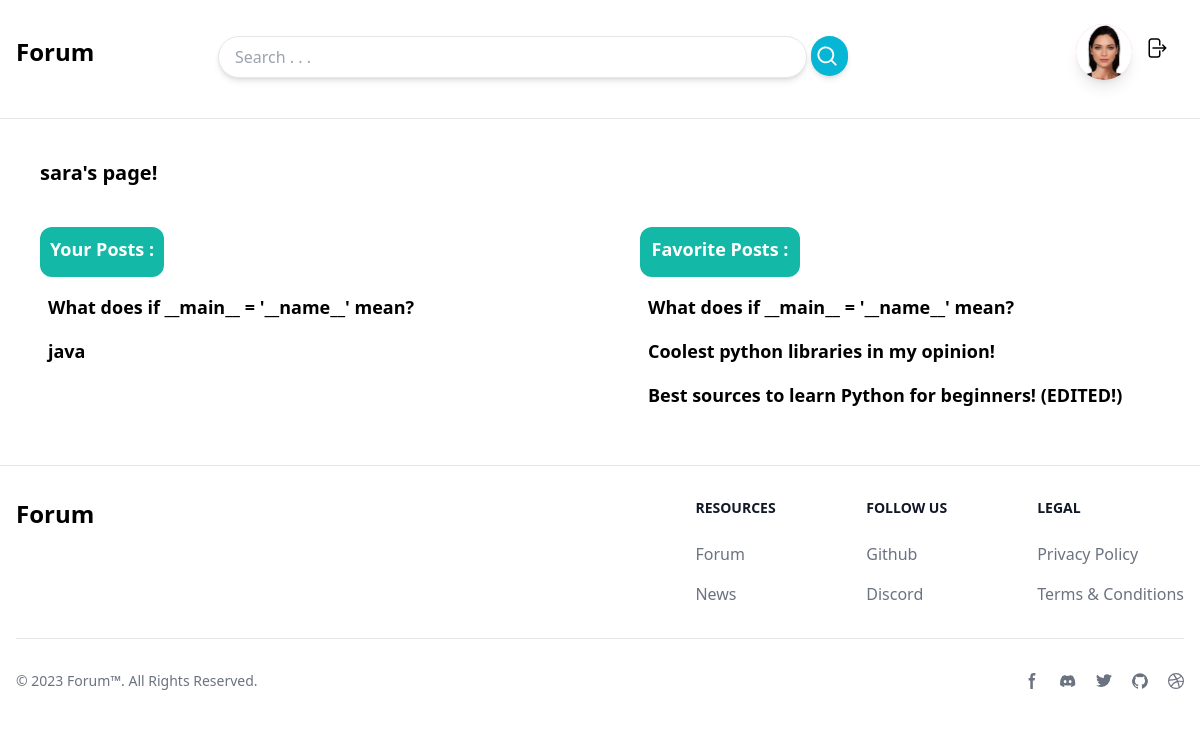
The page /dashboard/1 (signed in) on the database its author committed.
### core_app/models.py (models this page shows, shortened)
class UserProfile(models.Model):
        user = models.OneToOneField(User, blank=True, null=True,on_delete=models.CASCADE)
        biography = models.TextField(null=True, blank=True)
        avatar = models.ImageField(upload_to='user_images', null=True, blank=True)
        saved_posts = models.ManyToManyField(Post, blank=True)

### discussion_app/models.py (models this page shows, shortened)
class Post(models.Model):
    category = models.ForeignKey(Category, on_delete=models.CASCADE, related_name='post_category')
    author = models.ForeignKey(User, on_delete=models.CASCADE, related_name='post_author')
    likes = models.ManyToManyField(User, related_name='post_likes', blank=True)
    title = models.CharField(max_length=300)
    views = models.IntegerField(default=0)
    content = models.TextField(max_length=1000)
    last_modified_date = models.DateTimeField(auto_now=True)
    creation_date = models.DateTimeField(auto_now_add=True)
    is_closed = models.BooleanField(default=False)

### dashboard_app/views.py (the view)
# urls.py: path('<int:id>', views.dashboard_detail, name='dashboard')
@login_required
def dashboard_detail(request, id):
    posts = models.Post.objects.all().filter(author=request.user)
    saved_posts = request.user.userprofile.saved_posts.all()
    context = {
        'posts':posts,
        'saved_posts':saved_posts
    }
    return render(request, 'dashboard_app/dashboard.html', context)

### dashboard_app/templates/dashboard_app/dashboard.html (shortened to what this page needs)
{% extends 'core_app/base.html' %}
{% block content %}
<h1 class="p-10 text-xl font-semibold">{{request.user}}'s page!</h1>
<div class="flex">
    <div class="w-1/2">
        <h1 class="mx-10 p-2 text-lg font-bold bg-teal-500 h-[50px] w-[124px] text-center rounded-xl text-white">Your Posts  :</h1>
    {% for post in posts %}
    <a href="{% url 'discussion_app:post_detail' post.id %}">
        <h1 class="mx-12 my-4 hover:text-blue-500 text-lg font-semibold">{{post.title}}</h1>
    </a>
    {% endfor %}
    </div>
    <div class="w-1/2">
        <h1 class="mx-10 p-2 text-lg font-bold bg-teal-500 h-[50px] w-[160px] text-center rounded-xl text-white">Favorite Posts  :</h1>
        {% for post in saved_posts %}
            <a href="{% url 'discussion_app:post_detail' post.id %}">
                <h1 class="mx-12 my-4 hover:text-blue-500 text-lg font-semibold">{{post.title}}</h1>
            </a>
        {% endfor %}
    </div>
</div>
{% endblock %}

### core_app/templates/core_app/base.html (shortened to what this page needs)
<html lang="en">
<head>
    <script src="https://cdn.tailwindcss.com"></script>
</head>
<body>
    <nav class="grid grid-cols-10 my-4 bg-white">
        <div class="col-span-1 px-4 py-2">
            <a href="/">
            <h2 class="font-semibold mt-3 text-2xl ">Forum</h2>
            </a>
        </div>
        <div class="col-span-7 ml-28 my-2">
            <form action="{% url 'discussion_app:search_posts' %}" method="get">
                <div class="flex justify-center space-x-1">
                <input type="text" name="search" value="{{search_query}}" placeholder="Search . . ." class="mt-3 shadow-md px-4 w-full border rounded-full py-2 font-medium">
                <button class="bg-cyan-500 mt-3 hover:bg-cyan-400 text-white rounded-full w-10 h-10 text-md shadow-md items-center">
                    <svg xmlns="http://www.w3.org/2000/svg" viewBox="0 0 20 20" fill="currentColor" class="w-7 h-7 pl-1 ">
                        <path fill-rule="evenodd" d="M9 3.5a5.5 5.5 0 100 11 5.5 5.5 0 000-11zM2 9a7 7 0 1112.452 4.391l3.328 3.329a.75.75 0 11-1.06 1.06l-3.329-3.328A7 7 0 012 9z" clip-rule="evenodd" />
                    </svg>
                </button>
                </div>
            </form>
        </div>
        {% if user.is_authenticated %}
        <div class="col-end-12 px-4 py-2 space-x-3">
            <div class=" flex justify-center gap-3">
                <div class="relative">
                <a href="{% url 'dashboard_app:dashboard' user.id %}" class="block h-14 w-14 focus:border-gray-200 focus:border-2 overflow-hidden focus:outline-none rounded-full shadow-lg text-center">
                    <img src="{{ user.userprofile.avatar.url }}"  alt="{{user.username.0}}" class="object-cover w-full h-full text-start font-semibold bg-pink-300 text-xl">
                </a>
                </div>
                    <a href="{% url 'core_app:logout' %}" class="font-semibold mt-3 text-lg h-10 w-10">
                        </a>
        </div>
        {% endif %}
    </nav>
    <hr>
    {% block content %}
    {% endblock %}
<footer class="bg-white ">
    <div class="mx-auto w-full max-w-screen-xl p-4 py-6 lg:py-8">
        <div class="md:flex md:justify-between">
          <div class="mb-6 md:mb-0">
              <a href="/" class="flex items-center">
                  <span class="self-center text-2xl font-semibold whitespace-nowrap dark:text-white">Forum</span>
              </a>
          </div>
          <div class="grid grid-cols-2 gap-8 sm:gap-6 sm:grid-cols-3">
              <div>
                  <h2 class="mb-6 text-sm font-semibold text-gray-900 uppercase dark:text-white">Resources</h2>
                  <ul class="text-gray-500 dark:text-gray-400 font-medium">
                      <li class="mb-4">
                          <a href="#" class="hover:underline">Forum</a>
                      </li>
                      <li>
                          <a href="#" class="hover:underline">News</a>
                      </li>
                  </ul>
              </div>
              <div>
                  <h2 class="mb-6 text-sm font-semibold text-gray-900 uppercase dark:text-white">Follow us</h2>
                  <ul class="text-gray-500 dark:text-gray-400 font-medium">
                      <li class="mb-4">
                          <a href="#" class="hover:underline ">Github</a>
                      </li>
                      <li>
                          <a href="#" class="hover:underline">Discord</a>
                      </li>
                  </ul>
              </div>
              <div>
                  <h2 class="mb-6 text-sm font-semibold text-gray-900 uppercase dark:text-white">Legal</h2>
                  <ul class="text-gray-500 dark:text-gray-400 font-medium">
                      <li class="mb-4">
                          <a href="#" class="hover:underline">Privacy Policy</a>
                      </li>
                      <li>
                          <a href="#" class="hover:underline">Terms &amp; Conditions</a>
                      </li>
                  </ul>
              </div>
          </div>
      </div>
      <hr class="my-6 border-gray-200 sm:mx-auto dark:border-gray-700 lg:my-8" />
      <div class="sm:flex sm:items-center sm:justify-between">
          <span class="text-sm text-gray-500 sm:text-center dark:text-gray-400">© 2023 <a href="/" class="hover:underline">Forum™</a>. All Rights Reserved.
          </span>
          <div class="flex mt-4 space-x-5 sm:justify-center sm:mt-0">
              <a href="#" class="text-gray-500 hover:text-gray-900 dark:hover:text-white">
                  <svg class="w-4 h-4" aria-hidden="true" xmlns="http://www.w3.org/2000/svg" fill="currentColor" viewBox="0 0 8 19">
                        <path fill-rule="evenodd" d="M6.135 3H8V0H6.135a4.147 4.147 0 0 0-4.142 4.142V6H0v3h2v9.938h3V9h2.021l.592-3H5V3.591A.6.6 0 0 1 5.592 3h.543Z" clip-rule="evenodd"/>
                    </svg>
              </a>
              <a href="#" class="text-gray-500 hover:text-gray-900 dark:hover:text-white">
              </a>
              <a href="#" class="text-gray-500 hover:text-gray-900 dark:hover:text-white">
              </a>
              <a href="#" class="text-gray-500 hover:text-gray-900 dark:hover:text-white">
              </a>
              <a href="#" class="text-gray-500 hover:text-gray-900 dark:hover:text-white">
              </a>
          </div>
      </div>
    </div>
</footer>
</body>
</html>

### rows shown on the page
Post: title "What does if __main__ = '__name__' mean?"
Post: title "java"
Post: title "Coolest python libraries in my opinion!"
Post: title "Best sources to learn Python for beginners! (EDITED!)"

### other values the page prints
{{ request.user }} "sara"
